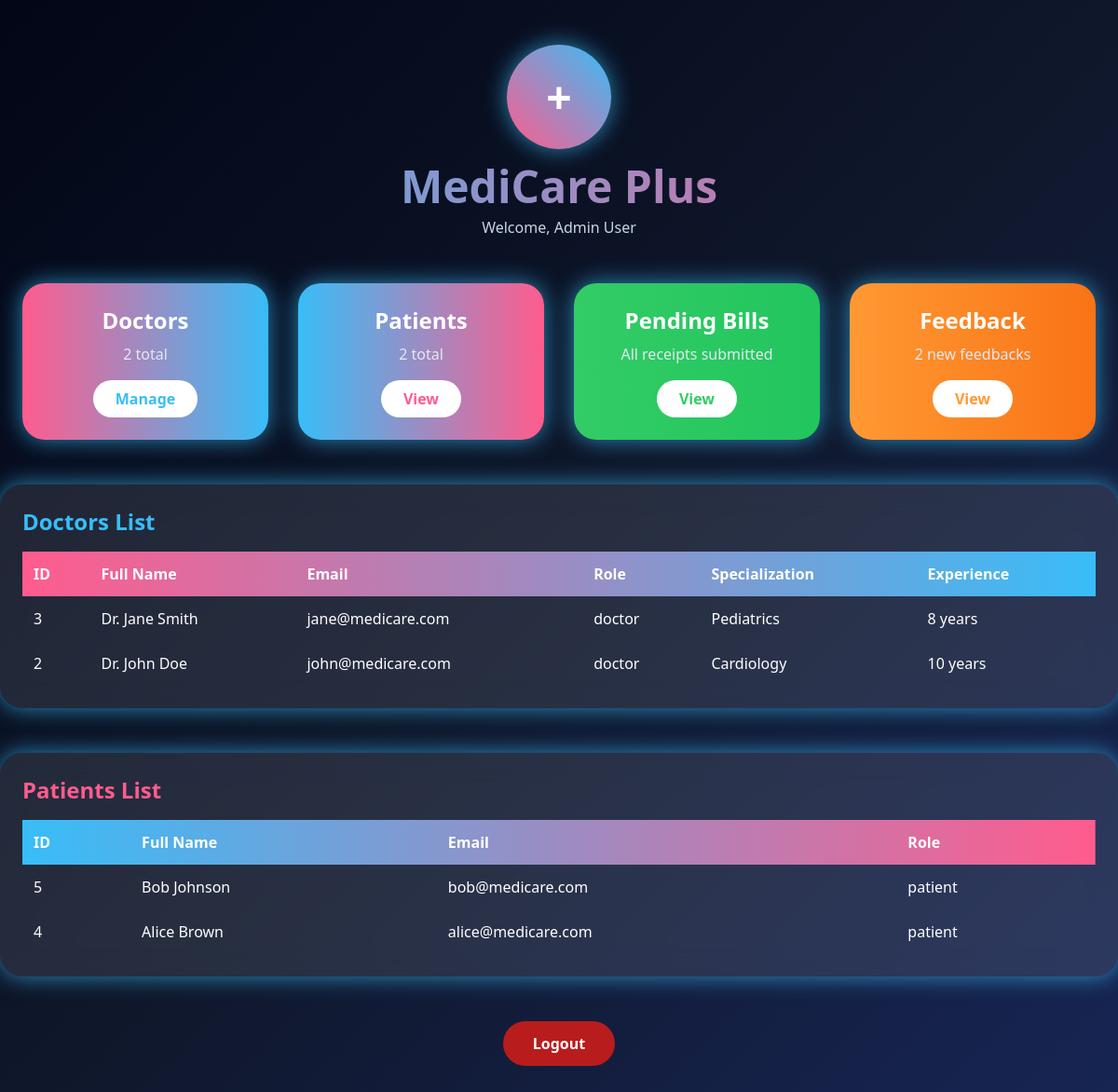
/dashboard_admin.php (signed in), run on the app's committed database.
### tables this page shows
CREATE TABLE IF NOT EXISTS users (
    id INT AUTO_INCREMENT PRIMARY KEY,
    role ENUM('admin','doctor','patient') NOT NULL DEFAULT 'patient',
    fullname VARCHAR(255) NOT NULL,
    email VARCHAR(255) NOT NULL UNIQUE,
    password_hash VARCHAR(255) NOT NULL,
    specialization VARCHAR(255),
    experience VARCHAR(50)
);

### dashboard_admin.php (the view, shortened to what this page needs)
<?php
include 'includes/db.php';
$admin_id = $_SESSION['user_id'];
$stmt = $pdo->prepare("SELECT * FROM users WHERE id = ?");
$stmt->execute([$admin_id]);
$admin = $stmt->fetch(PDO::FETCH_ASSOC);
$doctorCount = $pdo->query("SELECT COUNT(*) FROM users WHERE role = 'doctor'")->fetchColumn();
$patientCount = $pdo->query("SELECT COUNT(*) FROM users WHERE role = 'patient'")->fetchColumn();
$pendingReceiptCount = $pdo->query("SELECT COUNT(*) FROM bills WHERE receipt IS NULL OR receipt = ''")->fetchColumn();
$feedbackCount = $pdo->query("SELECT COUNT(*) FROM feedback")->fetchColumn();
$doctors = $pdo->query("SELECT * FROM users WHERE role = 'doctor' ORDER BY id DESC")->fetchAll(PDO::FETCH_ASSOC);
$patients = $pdo->query("SELECT * FROM users WHERE role = 'patient' ORDER BY id DESC")->fetchAll(PDO::FETCH_ASSOC);
?>
<!DOCTYPE html>
<html lang="en">
<head>
<script src="https://cdn.tailwindcss.com"></script>
</head>
<body class="bg-gradient-to-br from-deep via-slate-900 to-blue-950 text-white min-h-screen">
<div class="text-center py-12">
    <div class="mx-auto w-28 h-28 bg-gradient-to-tr from-glowpink to-glowblue rounded-full flex items-center justify-center shadow-glow">
        <span class="text-5xl font-bold text-white">+</span>
    </div>
    <h1 class="text-5xl mt-4 font-extrabold bg-clip-text text-transparent bg-gradient-to-r from-glowblue to-glowpink">MediCare Plus</h1>
    <p class="text-slate-300 mt-2">Welcome, <?= htmlspecialchars($admin['fullname']) ?></p>
</div>
<div class="max-w-7xl mx-auto grid sm:grid-cols-2 md:grid-cols-4 gap-8 px-6 mb-12">
    <div class="bg-gradient-to-r from-glowpink to-glowblue p-6 rounded-3xl shadow-glow hover:scale-105 transition cursor-pointer text-center">
        <h3 class="text-2xl font-bold mb-2">Doctors</h3>
        <p class="text-slate-200 mb-4"><?= $doctorCount ?> total</p>
        <a href="manage_doctors.php" class="inline-block px-6 py-2 rounded-full bg-white text-glowblue font-bold hover:shadow-glow transition">Manage</a>
    </div>
    <div class="bg-gradient-to-r from-glowblue to-glowpink p-6 rounded-3xl shadow-glow hover:scale-105 transition cursor-pointer text-center">
        <h3 class="text-2xl font-bold mb-2">Patients</h3>
        <p class="text-slate-200 mb-4"><?= $patientCount ?> total</p>
        <a href="#" class="inline-block px-6 py-2 rounded-full bg-white text-glowpink font-bold hover:shadow-glow transition">View</a>
    </div>
    <div class="bg-gradient-to-r from-success to-green-500 p-6 rounded-3xl shadow-glow hover:scale-105 transition cursor-pointer text-center">
        <h3 class="text-2xl font-bold mb-2">Pending Bills</h3>
        <p class="text-slate-200 mb-4"><?= $pendingReceiptCount > 0 ? "$pendingReceiptCount missing receipts" : "All receipts submitted" ?></p>
        <a href="admin_receipts.php" class="inline-block px-6 py-2 rounded-full bg-white text-success font-bold hover:shadow-glow transition">View</a>
    </div>
    <div class="bg-gradient-to-r from-warning to-orange-500 p-6 rounded-3xl shadow-glow hover:scale-105 transition cursor-pointer text-center">
        <h3 class="text-2xl font-bold mb-2">Feedback</h3>
        <p class="text-slate-200 mb-4"><?= $feedbackCount > 0 ? "$feedbackCount new feedbacks" : "No feedback yet" ?></p>
        <a href="feedback.php" class="inline-block px-6 py-2 rounded-full bg-white text-warning font-bold hover:shadow-glow transition">View</a>
    </div>
</div>
<div class="max-w-7xl mx-auto bg-white/10 backdrop-blur-lg rounded-3xl shadow-glow overflow-x-auto mb-12 px-6 py-6">
    <h2 class="text-2xl font-bold mb-4 text-glowblue">Doctors List</h2>
    <table class="min-w-full text-white border-collapse">
        <thead class="bg-gradient-to-r from-glowpink to-glowblue">
            <tr>
                <th class="p-3 text-left">ID</th>
                <th class="p-3 text-left">Full Name</th>
                <th class="p-3 text-left">Email</th>
                <th class="p-3 text-left">Role</th>
                <th class="p-3 text-left">Specialization</th>
                <th class="p-3 text-left">Experience</th>
            </tr>
        </thead>
        <tbody>
        <?php foreach($doctors as $d): ?>
            <tr class="hover:bg-white/20 transition">
                <td class="p-3"><?= $d['id'] ?></td>
                <td class="p-3"><?= htmlspecialchars($d['fullname']) ?></td>
                <td class="p-3"><?= htmlspecialchars($d['email']) ?></td>
                <td class="p-3"><?= $d['role'] ?></td>
                <td class="p-3"><?= htmlspecialchars($d['specialization'] ?? '-') ?></td>
                <td class="p-3"><?= htmlspecialchars($d['experience'] ?? '-') ?></td>
            </tr>
        <?php endforeach; ?>
        </tbody>
    </table>
</div>
<div class="max-w-7xl mx-auto bg-white/10 backdrop-blur-lg rounded-3xl shadow-glow overflow-x-auto mb-12 px-6 py-6">
    <h2 class="text-2xl font-bold mb-4 text-glowpink">Patients List</h2>
    <table class="min-w-full text-white border-collapse">
        <thead class="bg-gradient-to-r from-glowblue to-glowpink">
            <tr>
                <th class="p-3 text-left">ID</th>
                <th class="p-3 text-left">Full Name</th>
                <th class="p-3 text-left">Email</th>
                <th class="p-3 text-left">Role</th>
            </tr>
        </thead>
        <tbody>
        <?php foreach($patients as $p): ?>
            <tr class="hover:bg-white/20 transition">
                <td class="p-3"><?= $p['id'] ?></td>
                <td class="p-3"><?= htmlspecialchars($p['fullname']) ?></td>
                <td class="p-3"><?= htmlspecialchars($p['email']) ?></td>
                <td class="p-3"><?= $p['role'] ?></td>
            </tr>
        <?php endforeach; ?>
        </tbody>
    </table>
</div>
<div class="text-center mb-12">
    <a href="logout.php" class="px-8 py-3 bg-red-700 rounded-full font-bold hover:scale-105 transition inline-block">Logout</a>
</div>
</body>
</html>

### data on the page
users: fullname "Admin User"
users: id "3", fullname "Dr. Jane Smith", email "jane@medicare.com", role "doctor", specialization "Pediatrics", experience "8 years"
users: id "2", fullname "Dr. John Doe", email "john@medicare.com", role "doctor", specialization "Cardiology", experience "10 years"
users: id "5", fullname "Bob Johnson", email "bob@medicare.com", role "patient"
users: id "4", fullname "Alice Brown", email "alice@medicare.com", role "patient"

### other printed values
$doctorCount "2"
$patientCount "2"
$feedbackCount "2"
